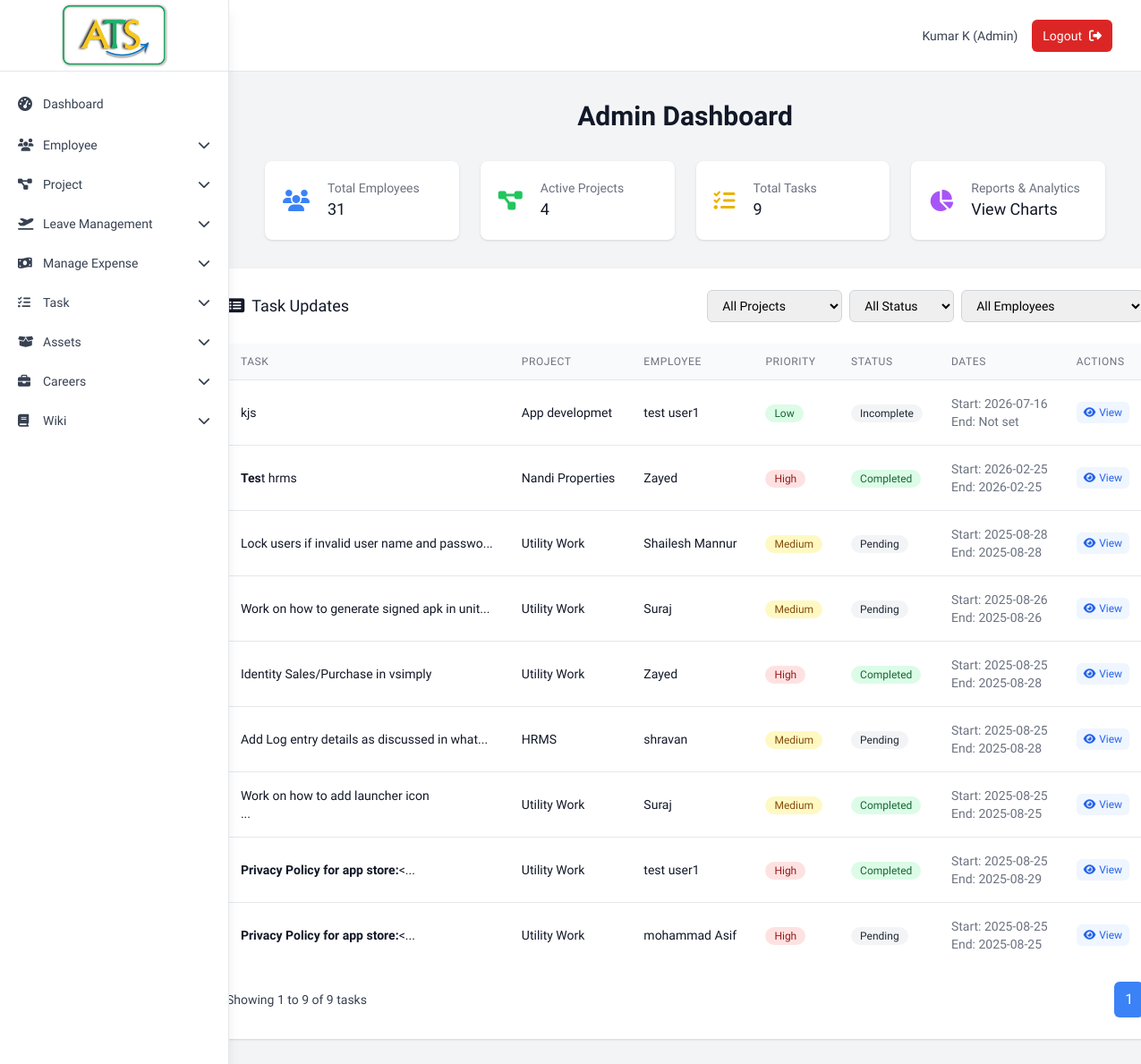
Screenshot of /admin/dashboard (signed in) with the database file from the repository.
### tables this page shows
CREATE TABLE tbl_task (
                task_id INTEGER PRIMARY KEY AUTOINCREMENT,
                project_id INTEGER NOT NULL,
                emp_id INTEGER NOT NULL,
                task_desc TEXT NOT NULL,
                priority TEXT NOT NULL,
                status TEXT DEFAULT 'pending',
                start_date DATE NOT NULL,
                end_date DATE,
                inserted_date DATETIME DEFAULT CURRENT_TIMESTAMP,
                FOREIGN KEY (project_id) REFERENCES tbl_project (project_id),
                FOREIGN KEY (emp_id) REFERENCES tbl_employee (emp_id)
            );

CREATE TABLE tbl_project (
                project_id INTEGER PRIMARY KEY AUTOINCREMENT,
                project_name TEXT NOT NULL,
                priority TEXT NOT NULL,
                project_desc TEXT,
                project_status TEXT DEFAULT 'active',
                start_date DATE NOT NULL,
                end_date DATE,
                inserted_date DATETIME DEFAULT CURRENT_TIMESTAMP
            );

CREATE TABLE tbl_employee (
                emp_id INTEGER PRIMARY KEY AUTOINCREMENT,
                first_name TEXT NOT NULL,
                last_name TEXT NOT NULL,
                gender TEXT NOT NULL,
                dob DATE NOT NULL,
                address TEXT NOT NULL,
                phone_no TEXT NOT NULL,
                email TEXT UNIQUE NOT NULL,
                password TEXT NOT NULL,
                status TEXT DEFAULT 'active',
                emp_type TEXT DEFAULT 'emp',
                inserted_date DATETIME DEFAULT CURRENT_TIMESTAMP
            , department TEXT);

### Backup_Code/app1.py (the view)
@app.route('/admin/dashboard')
def admin_dashboard():
    if 'user_id' not in session or session['emp_type'] != 'admin':
        return redirect(url_for('login'))
    page = int(request.args.get('page', 1))
    page_size = 10
    project_filter = request.args.get('project_filter', '')
    status_filter = request.args.get('status_filter', '')
    employee_filter = request.args.get('employee_filter', '')
    tasks, total_tasks = db.get_all_tasks_with_details_paginated(page, page_size, project_filter, status_filter, employee_filter)
    employees = db.get_employees()
    projects = db.get_projects()
    total_pages = math.ceil(total_tasks / page_size)
    return render_template('admin_dashboard.html',
                         tasks=tasks,
                         employees=employees,
                         projects=projects,
                         page=page,
                         page_size=page_size,
                         total_tasks=total_tasks,
                         total_pages=total_pages,
                         project_filter=project_filter,
                         status_filter=status_filter,
                         employee_filter=employee_filter)

### Backup_Code/database.py (called while the page is built)
    def get_connection(self):
        return sqlite3.connect(self.db_name)

    def get_employees(self, status_filter='all'):
        conn = self.get_connection()
        cursor = conn.cursor()
        query = '''
            SELECT emp_id, first_name, last_name, gender, dob, address, phone_no, email, status, emp_type, inserted_date, password
            FROM tbl_employee
        '''
        params = []
        if status_filter != 'all':
            query += ' WHERE status = ?'
            params.append(status_filter)
        query += ' ORDER BY inserted_date DESC'
        cursor.execute(query, params)
        employees = cursor.fetchall()
        conn.close()
        return employees

    def get_projects(self):
        conn = self.get_connection()
        cursor = conn.cursor()
        cursor.execute('''
            SELECT project_id, project_name, priority, project_desc, project_status, start_date, end_date, inserted_date
            FROM tbl_project
            ORDER BY inserted_date DESC
        ''')
        projects = cursor.fetchall()
        conn.close()
        return projects

### Backup_Code/templates/admin_dashboard.html (shortened to what this page needs)
{% extends "base.html" %}
{% block content %}
<div class="max-w-7xl mx-auto lg:px-2 max-md:w-[23rem]">
    <div class="mb-8">
        <h1 class="text-2xl sm:text-3xl font-bold text-gray-900 text-center">Admin Dashboard</h1>
    </div>
    <div class="grid grid-cols-1 sm:grid-cols-2 lg:grid-cols-4 gap-4 sm:gap-6 mb-8">
        <a href="{{ url_for('employees.view_employees') }}" class="block bg-white overflow-hidden shadow rounded-lg hover:bg-gray-50 transition duration-200 cursor-pointer">
            <div class="p-4 sm:p-5">
                <div class="flex items-center">
                    <div class="flex-shrink-0">
                        <i class="fas fa-users text-blue-500 text-xl sm:text-2xl"></i>
                    </div>
                    <div class="ml-4 sm:ml-5 w-0 flex-1">
                        <dl>
                            <dt class="text-xs sm:text-sm font-medium text-gray-500 truncate">Total Employees</dt>
                            <dd class="text-base sm:text-lg font-medium text-gray-900">{{ employees|length }}</dd>
                        </dl>
                    </div>
                </div>
            </div>
        </a>
        <a href="{{ url_for('projects.view_projects') }}" class="block bg-white overflow-hidden shadow rounded-lg hover:bg-gray-50 transition duration-200 cursor-pointer">
            <div class="p-4 sm:p-5">
                <div class="flex items-center">
                    <div class="flex-shrink-0">
                        <i class="fas fa-project-diagram text-green-500 text-xl sm:text-2xl"></i>
                    </div>
                    <div class="ml-4 sm:ml-5 w-0 flex-1">
                        <dl>
                            <dt class="text-xs sm:text-sm font-medium text-gray-500 truncate">Active Projects</dt>
                            <dd class="text-base sm:text-lg font-medium text-gray-900">{{ projects|length }}</dd>
                        </dl>
                    </div>
                </div>
            </div>
        </a>
        <a href="{{ url_for('tasks.view_tasks') }}" class="block bg-white overflow-hidden shadow rounded-lg hover:bg-gray-50 transition duration-200 cursor-pointer">
            <div class="p-4 sm:p-5">
                <div class="flex items-center">
                    <div class="flex-shrink-0">
                        <i class="fas fa-tasks text-yellow-500 text-xl sm:text-2xl"></i>
                    </div>
                    <div class="ml-4 sm:ml-5 w-0 flex-1">
                        <dl>
                            <dt class="text-xs sm:text-sm font-medium text-gray-500 truncate">Total Tasks</dt>
                            <dd class="text-base sm:text-lg font-medium text-gray-900">{{ total_tasks }}</dd>
                        </dl>
                    </div>
                </div>
            </div>
        </a>
        <a href="{{ url_for('tasks.admin_reports') }}" class="block bg-white overflow-hidden shadow rounded-lg hover:bg-gray-50 transition duration-200 cursor-pointer">
            <div class="p-4 sm:p-5">
                <div class="flex items-center">
                    <div class="flex-shrink-0">
                        <i class="fas fa-chart-pie text-purple-500 text-xl sm:text-2xl"></i>
                    </div>
                    <div class="ml-4 sm:ml-5 w-0 flex-1">
                        <dl>
                            <dt class="text-xs sm:text-sm font-medium text-gray-500 truncate">Reports & Analytics</dt>
                            <dd class="text-base sm:text-lg font-medium text-gray-900">View Charts</dd>
                        </dl>
                    </div>
                </div>
            </div>
        </a>
    </div>
    <div class="flex flex-col justify-center items-center">
        <div class="bg-white shadow rounded-lg max-w-fit max-md:max-w-full">
            <div class="px-4 py-5 sm:p-6">
                <div class="flex flex-col sm:flex-row sm:justify-between sm:items-center mb-6 space-y-4 sm:space-y-0">
                    <h3 class="text-base sm:text-lg leading-6 font-medium text-gray-900">
                        <i class="fas fa-list-alt mr-2"></i>Task Updates
                    </h3>
                    <div class="flex flex-col sm:flex-row sm:space-x-2 space-y-2 sm:space-y-0">
                        <select id="projectFilter" class="border border-gray-300 rounded-md px-3 py-2 text-sm w-full sm:w-auto">
                            <option value="">All Projects</option>
                        </select>
                        <select id="statusFilter" class="border border-gray-300 rounded-md px-3 py-2 text-sm w-full sm:w-auto">
                            <option value="">All Status</option>
                        </select>
                        <select id="employeeFilter" class="border border-gray-300 rounded-md px-3 py-2 text-sm w-full sm:w-auto">
                            <option value="">All Employees</option>
                        </select>
                    </div>
                </div>
                <div class="overflow-x-auto">
                    <table class="min-w-full divide-y divide-gray-200" id="tasksTable">
                        <thead class="bg-gray-50">
                            <tr>
                                <th class="px-4 py-3 text-left text-xs font-medium text-gray-500 uppercase tracking-wider">Task</th>
                                <th class="px-4 py-3 text-left text-xs font-medium text-gray-500 uppercase tracking-wider">Project</th>
                                <th class="px-4 py-3 text-left text-xs font-medium text-gray-500 uppercase tracking-wider">Employee</th>
                                <th class="px-4 py-3 text-left text-xs font-medium text-gray-500 uppercase tracking-wider">Priority</th>
                                <th class="px-4 py-3 text-left text-xs font-medium text-gray-500 uppercase tracking-wider">Status</th>
                                <th class="px-4 py-3 text-left text-xs font-medium text-gray-500 uppercase tracking-wider">Dates</th>
                                <th class="px-4 py-3 text-left text-xs font-medium text-gray-500 uppercase tracking-wider">Actions</th>
                            </tr>
                        </thead>
                        <tbody class="bg-white divide-y divide-gray-200">
                            {% for task in tasks %}
                            <tr class="task-row" data-project="{{ task[6] }}" data-status="{{ task[3] }}" data-employee="{{ task[7] }} {{ task[8] }}">
                                <td class="px-4 py-4 whitespace-nowrap">
                                    <div class="text-sm font-medium text-gray-900">{{ task[1][:50]|safe }}{% if task[1]|length > 50 %}...{% endif %}</div>
                                </td>
                                <td class="px-4 py-4 whitespace-nowrap">
                                    <div class="text-sm text-gray-900">{{ task[6] }}</div>
                                </td>
                                <td class="px-4 py-4 whitespace-nowrap">
                                    <div class="text-sm text-gray-900">{{ task[7] }} {{ task[8] }}</div>
                                </td>
                                <td class="px-4 py-4 whitespace-nowrap">
                                    <span class="inline-flex items-center px-2.5 py-0.5 rounded-full text-xs font-medium
                                        {% if task[2] == 'high' %}bg-red-100 text-red-800
                                        {% elif task[2] == 'medium' %}bg-yellow-100 text-yellow-800
                                        {% else %}bg-green-100 text-green-800{% endif %}">
                                        {{ task[2].title() }}
                                    </span>
                                </td>
                                <td class="px-4 py-4 whitespace-nowrap">
                                    <span class="inline-flex items-center px-2.5 py-0.5 rounded-full text-xs font-medium
                                        {% if task[3] == 'completed' %}bg-green-100 text-green-800
                                        {% elif task[3] == 'in_progress' %}bg-blue-100 text-blue-800
                                        {% else %}bg-gray-100 text-gray-800{% endif %}">
                                        {{ task[3].replace('_', ' ').title() }}
                                    </span>
                                </td>
                                <td class="px-4 py-4 whitespace-nowrap text-sm text-gray-500">
                                    <div>Start: {{ task[4] if task[4] else 'Not set' }}</div>
                                    <div>End: {{ task[5] if task[5] else 'Not set' }}</div>
                                </td>
                                <td class="px-4 py-4 whitespace-nowrap text-sm font-medium">
                                    <div class="flex space-x-2">
                                        <a href="{{ url_for('tasks.show_task_details', task_id=task[0]) }}"
                                           class="text-blue-600 hover:text-blue-900 bg-blue-50 hover:bg-blue-100 px-2 py-1 rounded-md text-xs transition duration-200">
                                            <i class="fas fa-eye mr-1"></i>View
                                        </a>
                                    </div>
                                </td>
                            </tr>
                            {% endfor %}
                        </tbody>
                    </table>
                </div>
                <div class="mt-4 flex justify-between items-center">
                    <div>
                        <p class="text-sm text-gray-700">
                            Showing <span class="font-medium">{{ (page - 1) * page_size + 1 }}</span> to <span class="font-medium">{{ (page - 1) * page_size + tasks|length }}</span> of <span class="font-medium">{{ total_tasks }}</span> tasks
                        </p>
                    </div>
                    <div class="flex space-x-2">
                        {% for p in range(1, total_pages + 1) %}
                        <a href="{{ url_for('tasks.admin_dashboard', page=p, project_filter=project_filter, status_filter=status_filter, employee_filter=employee_filter) }}"
                           class="px-3 py-2 rounded-md {% if p == page %}bg-blue-500 text-white{% else %}bg-gray-100 text-gray-700 hover:bg-gray-200{% endif %}">{{ p }}</a>
                        {% endfor %}
                    </div>
                </div>
            </div>
        </div>
    </div>
</div>
{% endblock %}

### Backup_Code/templates/base.html (style rules this page uses)
html { scroll-behavior: smooth }
body { font-family: "Plus Jakarta Sans", sans-serif }

### rows the page displays
tbl_task: task_desc "kjs", project_name "App developmet", first_name "test user1", priority "Low", status "Incomplete", start_date "2026-07-16", task "Not set"
tbl_task: task_desc "Tes t hrms", project_name "Nandi Properties", first_name "Zayed", priority "High", status "Completed", start_date "2026-02-25", end_date "2026-02-25"
tbl_task: task_desc "Lock users if invalid user name and passwo", project_name "Utility Work", first_name "Shailesh", last_name "Mannur", priority "Medium", status "Pending", start_date "2025-08-28", end_date "2025-08-28"
tbl_task: task_desc "Work on how to generate signed apk in unit", project_name "Utility Work", first_name "Suraj", priority "Medium", status "Pending", start_date "2025-08-26", end_date "2025-08-26"
tbl_task: task_desc "Identity Sales/Purchase in vsimply", project_name "Utility Work", first_name "Zayed", priority "High", status "Completed", start_date "2025-08-25", end_date "2025-08-28"
tbl_task: task_desc "Add Log entry details as discussed in what", project_name "HRMS", first_name "shravan", priority "Medium", status "Pending", start_date "2025-08-25", end_date "2025-08-28"
tbl_task: task_desc "Work on how to add launcher icon", project_name "Utility Work", first_name "Suraj", priority "Medium", status "Completed", start_date "2025-08-25", end_date "2025-08-25"
tbl_task: task_desc "Privacy Policy for app store: <", project_name "Utility Work", first_name "test user1", priority "High", status "Completed", start_date "2025-08-25", end_date "2025-08-29"
tbl_task: task_desc "Privacy Policy for app store: <", project_name "Utility Work", first_name "mohammad", last_name "Asif", priority "High", status "Pending", start_date "2025-08-25", end_date "2025-08-25"

### other values shown
{{ label }} "Dashboard"
{{ session.first_name }} "Kumar"
{{ session.last_name }} "K"
{{ session.emp_type.title() }} "Admin"
{{ employees|length }} "31"
{{ projects|length }} "4"
{{ total_tasks }} "9"
{{ (page - 1) * page_size + 1 }} "1"
{{ (page - 1) * page_size + tasks|length }} "9"
{{ p }} "1"
